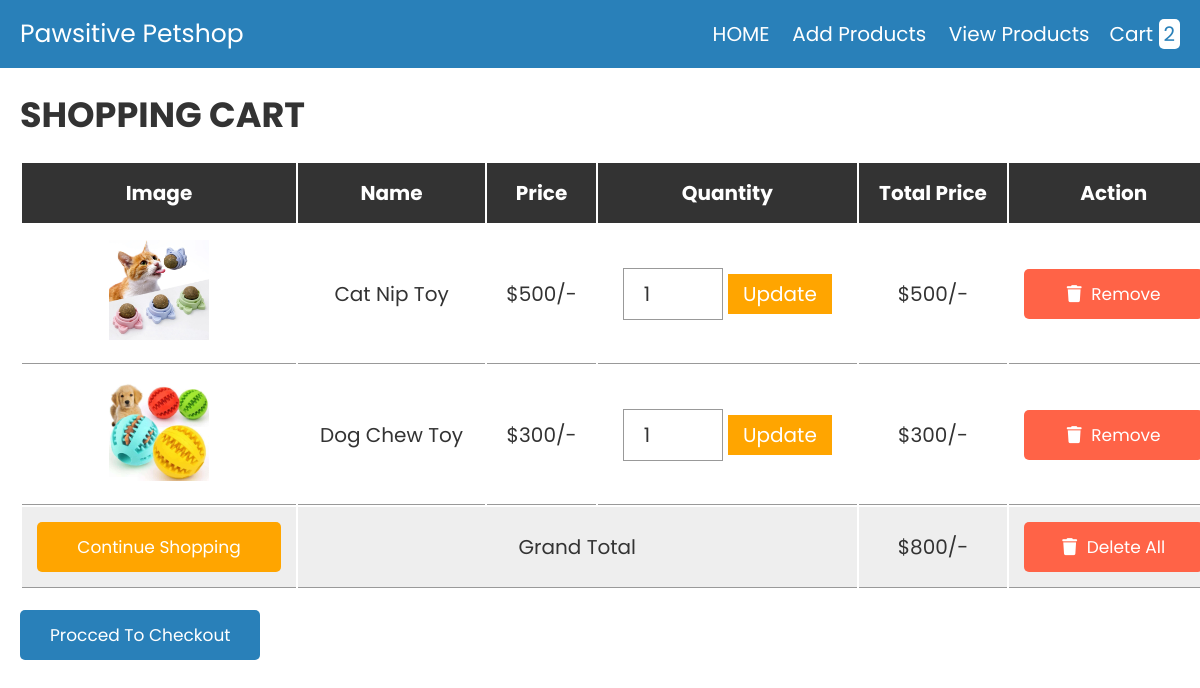
The app's page /cart.php with its own data.
### tables this page shows
CREATE TABLE `cart` (
  `id` int(11) NOT NULL,
  `name` varchar(255) NOT NULL,
  `price` decimal(10,2) NOT NULL,
  `image` varchar(255) NOT NULL,
  `quantity` int(11) NOT NULL
);

### cart.php (the view, shortened to what this page needs)
<?php
include 'config.php';
?>
<!DOCTYPE html>
<html lang="en">
<head>
   <link rel="stylesheet" href="https://cdnjs.cloudflare.com/ajax/libs/font-awesome/6.0.0/css/all.min.css">
   <link rel="stylesheet" href="css/style.css">
</head>
<body>
<?php include 'shopheader.php'; ?>
<div class="container">
<section class="shopping-cart">
   <h1 class="heading">shopping cart</h1>
   <table>
      <thead>
         <th>image</th>
         <th>name</th>
         <th>price</th>
         <th>quantity</th>
         <th>total price</th>
         <th>action</th>
      </thead>
      <tbody>
         <?php
         $select_cart = mysqli_query($conn, "SELECT * FROM `cart`");
         $grand_total = 0;
         if(mysqli_num_rows($select_cart) > 0){
            while($fetch_cart = mysqli_fetch_assoc($select_cart)){
         ?>
         <tr>
            <td><img src="uploaded_img/<?php echo $fetch_cart['image']; ?>" height="100" alt=""></td>
            <td><?php echo $fetch_cart['name']; ?></td>
            <td>$<?php echo number_format($fetch_cart['price']); ?>/-</td>
            <td>
               <form action="" method="post">
                  <input type="number" name="update_quantity" min="1"  value="<?php echo $fetch_cart['quantity']; ?>" >
                  <input type="submit" value="update" name="update_update_btn">
               </form>
            </td>
            <td>$<?php echo $sub_total = number_format($fetch_cart['price'] * $fetch_cart['quantity']); ?>/-</td>
            <td><a href="cart.php?remove=<?php echo $fetch_cart['id']; ?>" onclick="return confirm('remove item from cart?')" class="delete-btn"> <i class="fas fa-trash"></i> remove</a></td>
         </tr>
         <?php
           $grand_total += $sub_total;
            };
         };
         ?>
         <tr class="table-bottom">
            <td><a href="products.php" class="option-btn" style="margin-top: 0;">continue shopping</a></td>
            <td colspan="3">grand total</td>
            <td>$<?php echo $grand_total; ?>/-</td>
            <td><a href="cart.php?delete_all" onclick="return confirm('are you sure you want to delete all?');" class="delete-btn"> <i class="fas fa-trash"></i> delete all </a></td>
         </tr>
      </tbody>
   </table>
   <div class="checkout-btn">
      <a href="checkout.php" class="btn <?= ($grand_total > 1)?'':'disabled'; ?>">procced to checkout</a>
   </div>
</section>
</div>
</body>
</html>

### css/style.css (style rules this page uses)
:root { --blue:#2980b9; --red:tomato; --orange:orange; --black:#333; --white:#fff; --bg-color:#eee; --dark-bg:rgba(0,0,0,.7); --box-shadow:0 .5rem 1rem rgba(0,0,0,.1); --border:.1rem solid #999; }
* { font-family: 'Poppins', sans-serif; margin:0; padding:0; box-sizing: border-box; outline: none; border:none; text-decoration: none; text-transform: capitalize; }
html { font-size: 62.5%; overflow-x: hidden; }
.container { max-width: 1200px; margin:0 auto; }
section { padding:2rem; }
.heading { text-align: center; font-size: 3.5rem; text-transform: uppercase; color:var(--black); margin-bottom: 2rem; }
.btn, .option-btn, .delete-btn { display: block; width: 100%; text-align: center; background-color: var(--blue); color:var(--white); font-size: 1.7rem; padding:1.2rem 3rem; border-radius: .5rem; cursor: pointer; margin-top: 1rem; }
.option-btn i, .delete-btn i { padding-right: .5rem; }
.option-btn { background-color: var(--orange); }
.delete-btn { margin-top: 0; background-color: var(--red); }
.shopping-cart table { text-align: center; width: 100%; }
.shopping-cart table thead th { padding:1.5rem; font-size: 2rem; color:var(--white); background-color: var(--black); }
.shopping-cart table tr td { border-bottom: var(--border); padding:1.5rem; font-size: 2rem; color:var(--black); }
.shopping-cart table input[type="number"] { border: var(--border); padding:1rem 2rem; font-size: 2rem; color:var(--black); width: 10rem; }
.shopping-cart table input[type="submit"] { padding:.5rem 1.5rem; cursor: pointer; font-size: 2rem; background-color: var(--orange); color:var(--white); }
.shopping-cart table .table-bottom { background-color: var(--bg-color); }
.shopping-cart .checkout-btn { text-align: center; margin-top: 1rem; }
.shopping-cart .checkout-btn a { display: inline-block; width: auto; }
@media (max-width:1200px) { .shopping-cart { overflow-x: scroll; } }
@media (max-width:1200px) { .shopping-cart table { width: 120rem; } }
@media (max-width:1200px) { .shopping-cart .heading { text-align: left; } }
@media (max-width:1200px) { .shopping-cart .checkout-btn { text-align: left; } }

### records on screen
cart: image (picture), name "Cat Nip Toy", price "500", update_quantity "1", $sub_total = number_format($fetch_cart['price'] * $fetch_cart['quantity']) "500"
cart: image (picture), name "Dog Chew Toy", price "300", update_quantity "1", $sub_total = number_format($fetch_cart['price'] * $fetch_cart['quantity']) "300"

### other values on screen
$row_count "2"
$grand_total "800"
